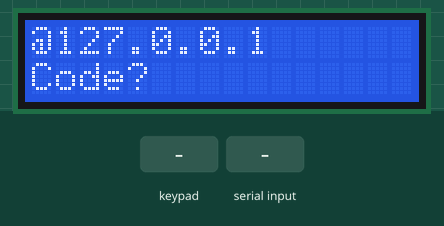
The sketch below on a simulated Arduino Uno, built with avr-gcc and run on an emulated ATmega328P. Parts: 16×2 character LCD. Inputs (shaded band) come from the test bench. What the sketch prints to the serial monitor is not drawn.

Above: at 1.2 s.
1.3 s: keypad keys 1 3 1 2 1 1 pressed 0.4 s apart
At 3.0 s:
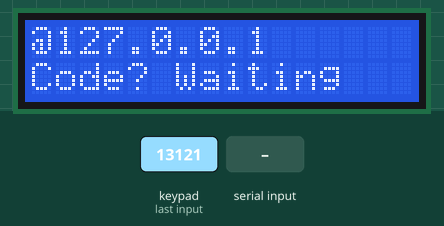
5.2 s: "1" received over Serial
At 5.8 s:
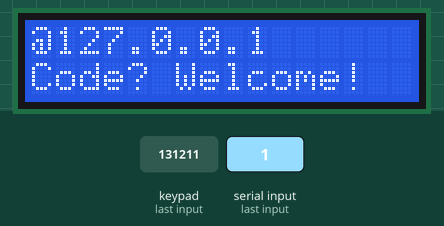
8.2 s: key '1' pressed
At 9.4 s:
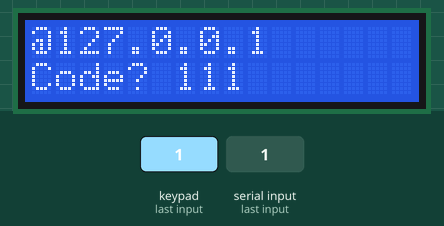
9.7 s: key '2' pressed
At 10.7 s:
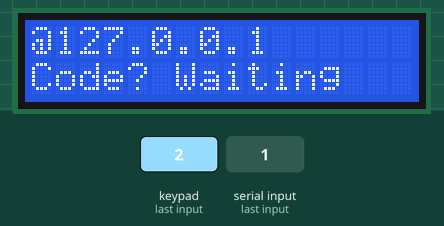
11.2 s: "0" received over Serial
At 11.6 s:
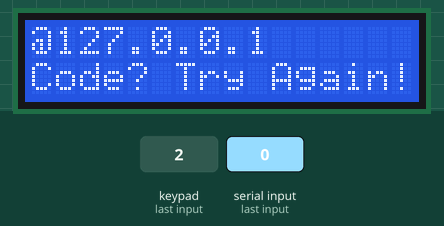
14.2 s: keypad keys 1 3 9 7 2 2 pressed 0.4 s apart
At 14.8 s:
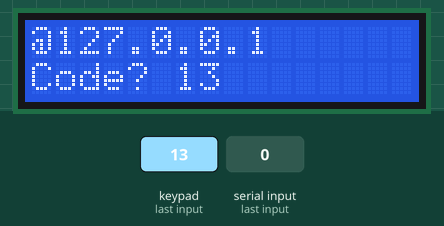
Timing chart, 0 to 17.2 s (numbered marks = the images above; inputs shaded):
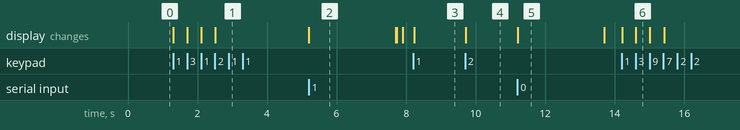

Measured:
- after the input at 1.3 s, the display: first changes at once (image 1 shows a later state)
- after the input at 5.2 s, the display: changes at once (image 2)
- after the input at 8.2 s, the display: changes at once (image 3)
- after the input at 9.7 s, the display: changes at once (image 4)
- after the input at 11.2 s, the display: changes at once (image 5)
- after the input at 14.2 s, the display: first changes at once (image 6 shows a later state)
- what the display in image 2 shows lasts 2.5 s, from 5.2 s to 7.7 s

The sketch:

zless_entry.ino
```cpp
#include <Keypad.h>
#include <LiquidCrystal.h>

int index = 0;
const int CODESIZE = 4;
char code[CODESIZE+1] = "    ";

const byte PADSIZE = 3;
char keys[PADSIZE][PADSIZE] = {
  {'1','2','3'},
  {'4','5','6'},
  {'7','8','9'}
};

byte rowPins[PADSIZE] = { 13, 12, 11 };
byte colPins[PADSIZE] = { 8, 9, 10 };

Keypad kpd = Keypad(makeKeymap(keys), rowPins, colPins, PADSIZE, PADSIZE);

LiquidCrystal lcd(7, 6, 5, 4, 3, 2);

void setup() {
  lcd.begin(16, 2);
  lcd.setCursor(0, 0);
  lcd.print("@127.0.0.1");
  lcd.setCursor(0, 1);
  lcd.print("Code? ");
  Serial.begin(9600);
}

void print(char *message) {
  lcd.setCursor(6, 1);
  lcd.print(message);
}

void loop() {
  char key = kpd.getKey();
  if (key != NO_KEY) {
    code[index] = key;
    print(code);
    if (++index >= CODESIZE) {
      print("Sending");
      Serial.println(code);
      Serial.flush();
      print("Waiting");
      while (Serial.available() <= 0);
      char response = (char) Serial.read();
      print("Checking");
      if (response == '1') print("Welcome!  ");
      else                 print("Try Again!");
      delay(2500);
      print("          ");
      code[0] = code[1] = code[2] = code[3] = ' ';
      index   = 0;
    }

  }
}
```
